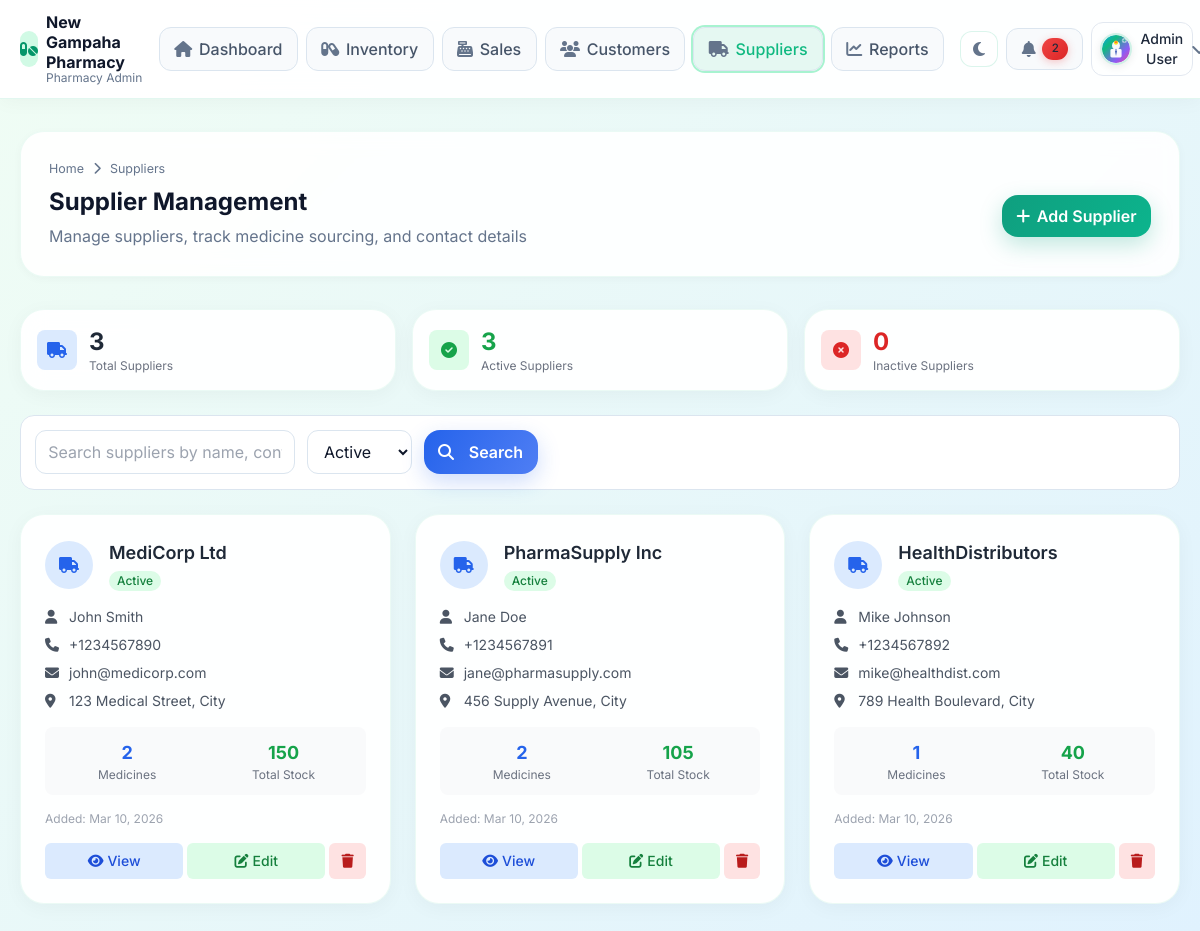
The page /admin/modules/suppliers/index.php (signed in) on the database its author committed.
### tables this page shows
CREATE TABLE users (
    id INT PRIMARY KEY AUTO_INCREMENT,
    name VARCHAR(100) NOT NULL,
    email VARCHAR(100) UNIQUE NOT NULL,
    password VARCHAR(255) NOT NULL,
    role ENUM('admin', 'pharmacist', 'customer') NOT NULL DEFAULT 'customer',
    phone VARCHAR(20),
    address TEXT,
    profile_image VARCHAR(255),
    status ENUM('active', 'inactive') DEFAULT 'active',
    created_at TIMESTAMP DEFAULT CURRENT_TIMESTAMP,
    updated_at TIMESTAMP DEFAULT CURRENT_TIMESTAMP ON UPDATE CURRENT_TIMESTAMP
);

CREATE TABLE suppliers (
    id INT PRIMARY KEY AUTO_INCREMENT,
    name VARCHAR(100) NOT NULL,
    contact_person VARCHAR(100),
    email VARCHAR(100),
    phone VARCHAR(20),
    address TEXT,
    status ENUM('active', 'inactive') DEFAULT 'active',
    created_at TIMESTAMP DEFAULT CURRENT_TIMESTAMP,
    updated_at TIMESTAMP DEFAULT CURRENT_TIMESTAMP ON UPDATE CURRENT_TIMESTAMP
);

### admin/includes/auth.php (called while the page is built, shortened)
<?php
function isLoggedIn() {
    return isset($_SESSION['user_id']) && !empty($_SESSION['user_id']);
}
function getCurrentUser() {
    global $pdo;
    try {
        $stmt = $pdo->prepare("SELECT * FROM users WHERE id = ? AND status = 'active'");
        $stmt->execute([$_SESSION['user_id']]);
        return $stmt->fetch(PDO::FETCH_ASSOC);
    } catch (Exception $e) {
        error_log("Error getting current user: " . $e->getMessage());
        return null;
    }
}

### admin/includes/theme_helper.php (called while the page is built, shortened)
<?php
function getUserTheme($userId = null) {
    global $pdo;
    if (!$userId && isLoggedIn()) {
        $user = getCurrentUser();
        $userId = $user['id'] ?? null;
    }
    try {
        $stmt = $pdo->prepare("SELECT theme FROM user_preferences WHERE user_id = ?");
        $stmt->execute([$userId]);
        $result = $stmt->fetch(PDO::FETCH_ASSOC);
    } catch (Exception $e) {
    }
    return 'light';
}
function getThemeClass($userId = null) {
    $theme = getUserTheme($userId);
    return $theme === 'dark' ? 'dark' : 'light';
}
    ?>

### admin/includes/url_helper.php (called while the page is built, shortened)
<?php
function getBaseUrl() {
    $protocol = isset($_SERVER['HTTPS']) && $_SERVER['HTTPS'] === 'on' ? 'https' : 'http';
    $host = $_SERVER['HTTP_HOST'];
    $scriptName = $_SERVER['SCRIPT_NAME'];
    $pathParts = explode('/', $scriptName);
    $basePath = '';
    foreach ($pathParts as $part) {
        if ($part === 'pharmacy-management-system') {
            $basePath = '/pharmacy-management-system/admin';
            break;
        }
    }
    return $protocol . '://' . $host . $basePath;
}
function url($path = '') {
    $baseUrl = getBaseUrl();
    $path = ltrim($path, '/');
    return $baseUrl . '/' . $path;
}
function moduleUrl($module, $file = 'index.php') {
    return url('modules/' . $module . '/' . $file);
}
?>

### admin/modules/suppliers/index.php (the view, shortened to what this page needs)
<?php
require_once dirname(__DIR__, 2) . '/bootstrap.php';
$search = $_GET['search'] ?? '';
$status_filter = $_GET['status'] ?? 'active';
$page = max(1, intval($_GET['page'] ?? 1));
$limit = 20;
$offset = ($page - 1) * $limit;
$whereConditions = [];
$params = [];
if ($status_filter && $status_filter !== 'all') {
    $whereConditions[] = "s.status = :status";
    $params['status'] = $status_filter;
}
$whereClause = $whereConditions ? 'WHERE ' . implode(' AND ', $whereConditions) : '';
$stmt = $pdo->prepare("
    SELECT s.*,
           COUNT(DISTINCT m.id) as total_medicines,
           COALESCE(SUM(m.stock_quantity), 0) as total_stock
    FROM suppliers s
    LEFT JOIN medicines m ON s.id = m.supplier_id AND m.status = 'active'
    $whereClause
    GROUP BY s.id
    ORDER BY s.created_at DESC
    LIMIT :limit OFFSET :offset
");
foreach ($params as $key => $value) {
    $stmt->bindValue(":$key", $value);
}
$stmt->bindValue(':limit', $limit, PDO::PARAM_INT);
$stmt->bindValue(':offset', $offset, PDO::PARAM_INT);
$stmt->execute();
$suppliers = $stmt->fetchAll(PDO::FETCH_ASSOC);
$statsStmt = $pdo->query("
    SELECT
        COUNT(*) as total,
        SUM(CASE WHEN status = 'active' THEN 1 ELSE 0 END) as active,
        SUM(CASE WHEN status = 'inactive' THEN 1 ELSE 0 END) as inactive
    FROM suppliers
");
$stats = $statsStmt->fetch(PDO::FETCH_ASSOC);
?>
<!DOCTYPE html>
<html lang="en" data-theme="<?php echo getThemeClass(); ?>">
<head>
    <?php include '../../includes/head.php'; ?>
</head>
<body class="pc-shell">
    <?php include '../../includes/navbar.php'; ?>
    <div class="pc-container">
        <div class="pc-page-header pc-animate">
            <div class="pc-breadcrumb">Home <i class="fas fa-chevron-right"></i> Suppliers</div>
            <div class="flex justify-between items-center gap-4">
                <div>
                    <h1 class="pc-page-title">Supplier Management</h1>
                    <p class="pc-page-subtitle">Manage suppliers, track medicine sourcing, and contact details</p>
                </div>
                <a href="add_supplier.php" class="pc-btn pc-btn-primary">
                    <i class="fas fa-plus"></i>
                    <span>Add Supplier</span>
                </a>
            </div>
        </div>
        <div class="grid grid-cols-1 md:grid-cols-3 gap-4 mb-6">
            <div class="pc-card p-4">
                <div class="flex items-center gap-3">
                    <div class="w-10 h-10 bg-blue-100 rounded-lg flex items-center justify-center">
                        <i class="fas fa-truck text-blue-600"></i>
                    </div>
                    <div>
                        <p class="text-2xl font-bold text-gray-800"><?php echo $stats['total']; ?></p>
                        <p class="text-xs text-gray-500">Total Suppliers</p>
                    </div>
                </div>
            </div>
            <div class="pc-card p-4">
                <div class="flex items-center gap-3">
                    <div class="w-10 h-10 bg-green-100 rounded-lg flex items-center justify-center">
                        <i class="fas fa-check-circle text-green-600"></i>
                    </div>
                    <div>
                        <p class="text-2xl font-bold text-green-600"><?php echo $stats['active']; ?></p>
                        <p class="text-xs text-gray-500">Active Suppliers</p>
                    </div>
                </div>
            </div>
            <div class="pc-card p-4">
                <div class="flex items-center gap-3">
                    <div class="w-10 h-10 bg-red-100 rounded-lg flex items-center justify-center">
                        <i class="fas fa-times-circle text-red-600"></i>
                    </div>
                    <div>
                        <p class="text-2xl font-bold text-red-600"><?php echo $stats['inactive']; ?></p>
                        <p class="text-xs text-gray-500">Inactive Suppliers</p>
                    </div>
                </div>
            </div>
        </div>
        <div class="pc-toolbar mb-6">
            <form method="GET" class="flex flex-wrap gap-3">
                <div class="flex-1 min-w-[200px]">
                    <input type="text" name="search" value="<?php echo htmlspecialchars($search); ?>"
                        placeholder="Search suppliers by name, contact person, email, or phone..."
                        class="pc-input">
                </div>
                <select name="status" class="pc-select w-auto" onchange="this.form.submit()">
                    <option value="active" <?php echo $status_filter === 'active' ? 'selected' : ''; ?>>Active</option>
                </select>
                <button type="submit" class="pc-btn pc-btn-secondary">
                    <i class="fas fa-search mr-2"></i>Search
                </button>
            </form>
        </div>
        <div class="grid grid-cols-1 md:grid-cols-2 lg:grid-cols-3 gap-6">
            <?php foreach ($suppliers as $supplier): ?>
                <div class="pc-card p-6">
                    <div class="flex items-center space-x-4 mb-4">
                        <div class="w-12 h-12 bg-blue-100 rounded-full flex items-center justify-center">
                            <i class="fas fa-truck text-blue-600 text-xl"></i>
                        </div>
                        <div class="flex-1">
                            <h3 class="text-lg font-semibold text-gray-800"><?php echo htmlspecialchars($supplier['name']); ?></h3>
                            <span class="inline-flex items-center px-2 py-0.5 rounded-full text-xs font-medium
                                <?php echo $supplier['status'] === 'active' ? 'bg-green-100 text-green-700' : 'bg-red-100 text-red-700'; ?>">
                                <?php echo ucfirst($supplier['status']); ?>
                            </span>
                        </div>
                    </div>
                    <div class="space-y-2 mb-4">
                        <?php if ($supplier['contact_person']): ?>
                            <div class="flex items-center text-sm text-gray-600">
                                <i class="fas fa-user w-4 mr-2"></i>
                                <span><?php echo htmlspecialchars($supplier['contact_person']); ?></span>
                            </div>
                        <?php endif; ?>
                        <?php if ($supplier['phone']): ?>
                            <div class="flex items-center text-sm text-gray-600">
                                <i class="fas fa-phone w-4 mr-2"></i>
                                <span><?php echo htmlspecialchars($supplier['phone']); ?></span>
                            </div>
                        <?php endif; ?>
                        <?php if ($supplier['email']): ?>
                            <div class="flex items-center text-sm text-gray-600">
                                <i class="fas fa-envelope w-4 mr-2"></i>
                                <span><?php echo htmlspecialchars($supplier['email']); ?></span>
                            </div>
                        <?php endif; ?>
                        <?php if ($supplier['address']): ?>
                            <div class="flex items-center text-sm text-gray-600">
                                <i class="fas fa-map-marker-alt w-4 mr-2"></i>
                                <span><?php echo htmlspecialchars($supplier['address']); ?></span>
                            </div>
                        <?php endif; ?>
                    </div>
                    <div class="grid grid-cols-2 gap-4 mb-4 p-3 bg-gray-50 rounded-lg">
                        <div class="text-center">
                            <p class="text-lg font-bold text-blue-600"><?php echo $supplier['total_medicines']; ?></p>
                            <p class="text-xs text-gray-500">Medicines</p>
                        </div>
                        <div class="text-center">
                            <p class="text-lg font-bold text-green-600"><?php echo number_format($supplier['total_stock']); ?></p>
                            <p class="text-xs text-gray-500">Total Stock</p>
                        </div>
                    </div>
                    <p class="text-xs text-gray-400 mb-4">
                        Added: <?php echo date('M d, Y', strtotime($supplier['created_at'])); ?>
                    </p>
                    <div class="flex space-x-1">
                        <a href="view_supplier.php?id=<?php echo $supplier['id']; ?>"
                            class="action-btn flex-1 bg-blue-100 hover:bg-blue-200 text-blue-700 text-center py-2 px-3 rounded-md text-sm font-medium">
                            <i class="fas fa-eye mr-1"></i>View
                        </a>
                        <a href="edit_supplier.php?id=<?php echo $supplier['id']; ?>"
                            class="action-btn flex-1 bg-green-100 hover:bg-green-200 text-green-700 text-center py-2 px-3 rounded-md text-sm font-medium">
                            <i class="fas fa-edit mr-1"></i>Edit
                        </a>
                        <button onclick="deleteSupplier(<?php echo $supplier['id']; ?>, '<?php echo htmlspecialchars($supplier['name'], ENT_QUOTES); ?>')"
                            class="action-btn bg-red-100 hover:bg-red-200 text-red-700 py-2 px-3 rounded-md text-sm font-medium">
                            <i class="fas fa-trash"></i>
                        </button>
                    </div>
                </div>
            <?php endforeach; ?>
        </div>
    </div>
</body>
</html>

### admin/includes/navbar.php (shortened to what this page needs)
<?php
$currentPath = $_SERVER['REQUEST_URI'] ?? '';
$profileImage = ($user && !empty($user['profile_image']))
  ? url('uploads/profiles/' . $user['profile_image'])
  : url('assets/images/default-avatar.svg');
?>
<nav
  class="sticky top-0 z-50 border-b border-slate-200/70 bg-white/92 backdrop-blur dark:bg-slate-900/95 dark:border-slate-700">
  <div class="pc-container !py-3">
    <div class="flex items-center justify-between gap-4">
      <div class="flex items-center gap-3">
        <a href="<?php echo url('index.php'); ?>" class="flex items-center gap-2">
          <span class="h-9 w-9 grid place-items-center rounded-xl bg-emerald-100 text-emerald-600"><i
              class="fas fa-pills"></i></span>
          <div>
            <div class="font-bold leading-tight text-slate-800 dark:text-slate-100">New Gampaha Pharmacy
            </div>
            <div class="text-xs text-slate-500 dark:text-slate-400 -mt-0.5">Pharmacy Admin</div>
          </div>
        </a>
      </div>
      <div class="hidden md:flex items-center gap-2">
        <a href="<?php echo url('index.php'); ?>"
          class="pc-btn pc-btn-muted <?php echo strpos($currentPath, '/admin/index.php') !== false ? 'ring-2 ring-emerald-200' : ''; ?>"><i
            class="fas fa-house"></i><span>Dashboard</span></a>
        <a href="<?php echo moduleUrl('inventory'); ?>"
          class="pc-btn pc-btn-muted <?php echo strpos($currentPath, '/modules/inventory') !== false ? 'ring-2 ring-emerald-200' : ''; ?>"><i
            class="fas fa-capsules"></i><span>Inventory</span></a>
        <a href="<?php echo moduleUrl('sales', 'new_sale.php'); ?>"
          class="pc-btn pc-btn-muted <?php echo strpos($currentPath, '/modules/sales') !== false ? 'ring-2 ring-emerald-200' : ''; ?>"><i
            class="fas fa-cash-register"></i><span>Sales</span></a>
        <a href="<?php echo moduleUrl('customers'); ?>"
          class="pc-btn pc-btn-muted <?php echo strpos($currentPath, '/modules/customers') !== false ? 'ring-2 ring-emerald-200' : ''; ?>"><i
            class="fas fa-users"></i><span>Customers</span></a>
        <a href="<?php echo moduleUrl('suppliers'); ?>"
          class="pc-btn pc-btn-muted <?php echo strpos($currentPath, '/modules/suppliers') !== false ? 'ring-2 ring-emerald-200' : ''; ?>"><i
            class="fas fa-truck"></i><span>Suppliers</span></a>
        <a href="<?php echo moduleUrl('reports'); ?>"
          class="pc-btn pc-btn-muted <?php echo strpos($currentPath, '/modules/reports') !== false ? 'ring-2 ring-emerald-200' : ''; ?>"><i
            class="fas fa-chart-line"></i><span>Reports</span></a>
      </div>
      <div class="flex items-center gap-2">
        <button class="pc-btn pc-btn-muted" onclick="toggleTheme()" title="Toggle theme"><i id="themeIcon"
            class="fas fa-moon"></i></button>
        <div class="relative">
          <button class="pc-btn pc-btn-muted dark:text-slate-100" onclick="toggleNotifications()">
            <i class="fas fa-bell"></i>
            <span id="notificationCount" class="pc-badge pc-badge-danger">2</span>
          </button>
        </div>
        <div class="relative">
          <button
            class="flex items-center gap-2 rounded-xl border border-slate-200 dark:border-slate-700 px-2 py-1.5 hover:bg-slate-50 dark:hover:bg-slate-800 text-slate-700 dark:text-slate-100"
            onclick="toggleUserMenu()">
            <img src="<?php echo $profileImage; ?>" alt="Profile" class="h-8 w-8 rounded-full object-cover"
              onerror="this.src='<?php echo url('assets/images/default-avatar.svg'); ?>'">
            <span
              class="hidden lg:inline text-sm font-medium"><?php echo htmlspecialchars($user['name'] ?? 'User'); ?></span>
            <i class="fas fa-chevron-down text-xs text-slate-400"></i>
          </button>
        </div>
      </div>
    </div>
  </div>
</nav>

### admin/includes/action_buttons.php (style rules this page uses)
.action-btn { transition: all 0.2s ease-in-out; transform: translateY(0); }

### rows shown on the page
users: name "Admin User"
suppliers: name "MediCorp Ltd", status "Active", contact_person "John Smith", phone "+1234567890", email "john@medicorp.com", address "123 Medical Street, City", total_medicines "2", total_stock "150", created_at "Mar 10, 2026"
suppliers: name "PharmaSupply Inc", status "Active", contact_person "Jane Doe", phone "+1234567891", email "jane@pharmasupply.com", address "456 Supply Avenue, City", total_medicines "2", total_stock "105", created_at "Mar 10, 2026"
suppliers: name "HealthDistributors", status "Active", contact_person "Mike Johnson", phone "+1234567892", email "mike@healthdist.com", address "789 Health Boulevard, City", total_medicines "1", total_stock "40", created_at "Mar 10, 2026"

### other values the page prints
$stats['total'] "3"
$stats['active'] "3"
$stats['inactive'] "0"
